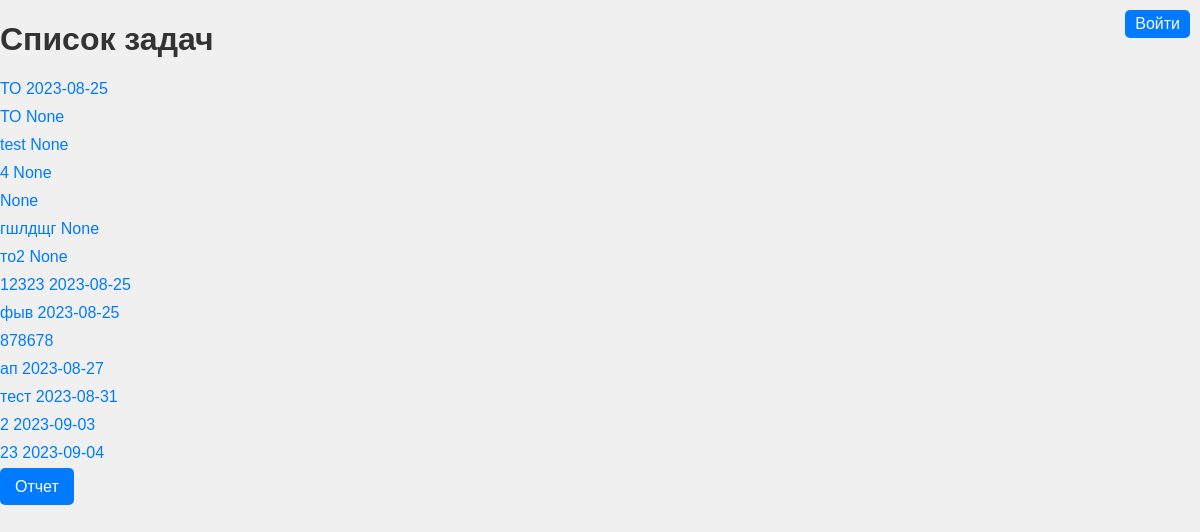
The page / on the database its author committed.
### tables this page shows
CREATE TABLE tasks (id INTEGER PRIMARY KEY, title TEXT, description TEXT, status INTEGER, created_at DATETIME, updated_at DATETIME, comment TEXT (300), smena INTEGER, due_date DATE);

### app.py (the view, shortened to what this page needs)
@app.route("/")
def task_list():
    conn = sqlite3.connect('tasks.db')
    cursor = conn.cursor()
    cursor.execute('SELECT * FROM tasks')
    tasks = cursor.fetchall()
    conn.close()
    user_id = session.get("user_id")
    user_group = session.get("user_group")
    username = None  # Инициализация имени пользователя
    return render_template("task_list.html", tasks=tasks, username=username, user_group=user_group)

### templates/task_list.html (shortened to what this page needs)
<!DOCTYPE html>
<html>
<head>
    <link rel="stylesheet" href="{{ url_for('static', filename='styles.css') }}">
</head>
<body>
    <div class="container">
        {% if username %}
        <a class="login-button" href="{{ url_for('logout') }}">Выйти</a>
        <p>Вы вошли в систему как: {{ username }}</p>
        <p>Группа пользователя: {{ user_group }}</p>
    {% else %}
        <a class="login-button" href="{{ url_for('login') }}">Войти</a>
    {% endif %}
        <h1>Список задач</h1>
        <ul class="task-list">
            {% for task in tasks %}
                <li class="task-list-item">
                    <a class="task-link" href="{{ url_for('task_detail', task_id=task[0]) }}">{{task[1]+" " }}{{ task[8]}}</a>
                </li>
            {% endfor %}
        </ul>
    <a class="task-button" href="{{ url_for('report') }}">Отчет</a>
    </div>
</body>
</html>

### static/styles.css (style rules this page uses)
body { font-family: Arial, sans-serif; background-color: #f0f0f0; margin: 0; padding: 0; }
h1, h2 { color: #333; }
ul { list-style-type: none; padding: 0; }
li { margin: 10px 0; }
a { text-decoration: none; color: #007bff; }
.task-button { padding: 10px 15px; background-color: #007bff; color: #fff; border: none; cursor: pointer; border-radius: 5px; transition: background-color 0.2s ease-in-out; }
.task-link { display: inline-block; margin-right: 15px; color: #007bff; transition: color 0.2s ease-in-out; }
.login-button { position: absolute; top: 10px; right: 10px; padding: 5px 10px; background-color: #007bff; color: #fff; border: none; border-radius: 5px; cursor: pointer; transition: background-color 0.2s ease-in-out; }

### rows shown on the page
tasks: title "ТО", due_date "2023-08-25"
tasks: title "ТО", task "None"
tasks: title "test", task "None"
tasks: title "4", task "None"
tasks: task "None"
tasks: title "гшлдщг", task "None"
tasks: title "то2", task "None"
tasks: title "12323", due_date "2023-08-25"
tasks: title "фыв", due_date "2023-08-25"
tasks: title "878678"
tasks: title "ап", due_date "2023-08-27"
tasks: title "тест", due_date "2023-08-31"
tasks: title "2", due_date "2023-09-03"
tasks: title "23", due_date "2023-09-04"
